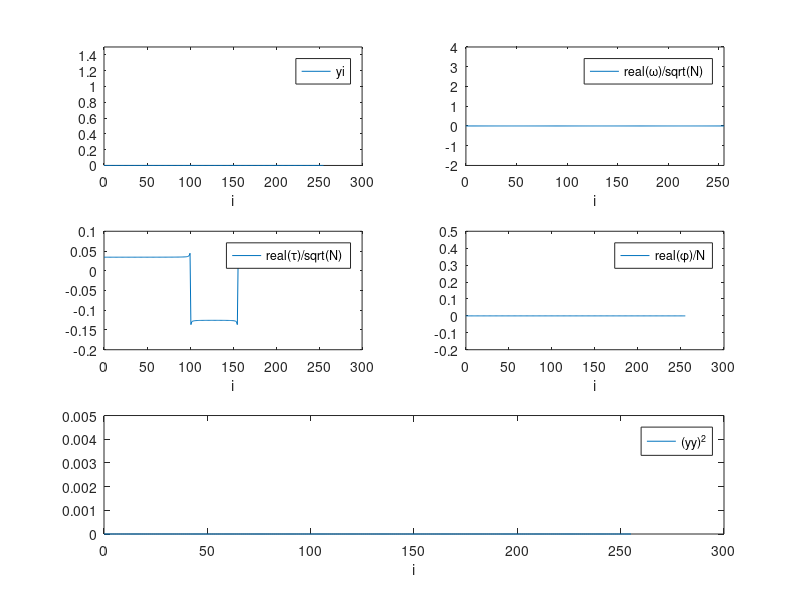

This figure's MATLAB source:
% W13TRANCOHSIS
% Coherent light.
% Fourier transformation of a periodic structure using FT of sinx/x as
% transfer function
function W13TRANCOHSIS;
% Object: Sum of step functions
i = (0:1:255);

b = 2;
qq = 14;
Lamda = 0.0005;
fn = 10;
yi = 0;
for n=0:qq
    yi = yi + (logical(i-(4*(2*n+1)+2)*b)>=0) - (logical(i-(4*(2*n+1)+4)*b)>=0);    
end;

figure(1);
subplot(3,2,1);
plot(i,yi);
axis([0 300 0 1.5]);
xlabel('i');
legend('yi');

% FT of the Object y is Omega

Omega = fft(yi);
N = length(Omega);

subplot(3,2,2);
plot(i,real(Omega)/sqrt(N));
axis([0 255 -2 4]);
xlabel('i');
legend('real(\omega)/sqrt(N)');

% The transfer function is FT of
% s (and not s squared)

% FT of s is transfer function Tau
Si = 4*(sin((pi*i)/(fn*Lamda*255))./((pi*i)/(fn*Lamda*255)));
Si(1) = 0; % Error correction
Tau = fft(Si);
N = length(Tau);

subplot(3,2,3);
plot(i,real(Tau)/sqrt(N));
axis([0 300 -0.2 0.1]);
xlabel('i');
legend('real(\tau)/sqrt(N)');

% Product of FT of object and transform function is the modified FT:Phi
Phi = Tau.*Omega;

subplot(3,2,4);
plot(i,real(Phi)/N);
axis([0 300 -0.2 0.5]);
xlabel('i');
legend('real(\phi)/N');

% FT(inverse) of the modified FT is the amplitude of the image yy
yy = ifft(Phi/sqrt(N));
N2 = length(Phi);

% The image is the absolute value of yy squared
subplot(3,1,3);
plot(i,(yy).^2);
axis([0 300 0 0.005]);
xlabel('i');
legend('(yy)^2');
